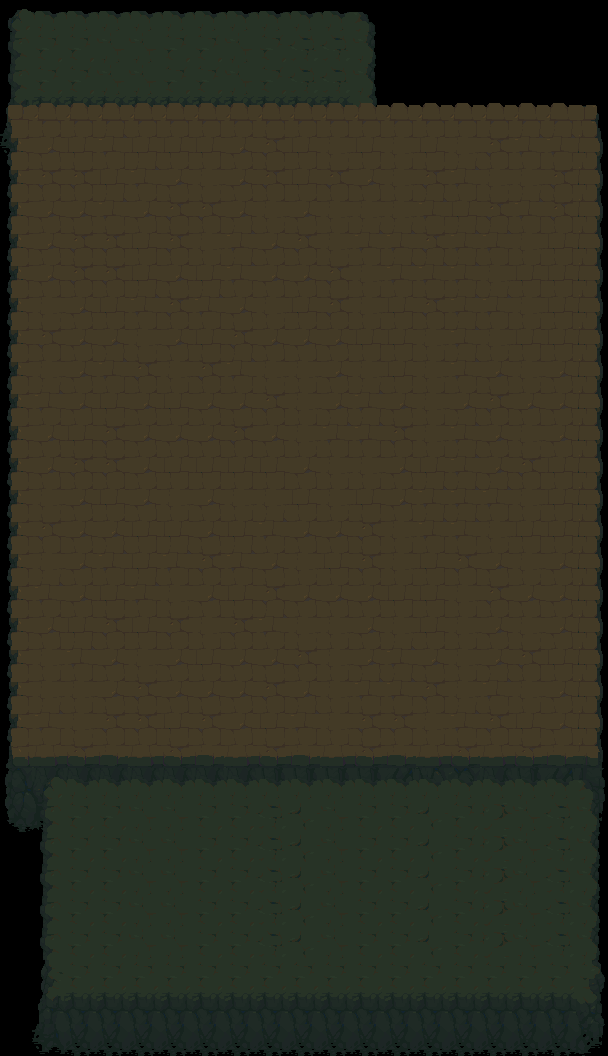

This is a level from a 2D game, rendered from its Tiled map with the project's own tilesets. A one-line summary and the complete map file follow:
An orthogonal 19x33 tile map with 32x32 px tiles, 3 tile layers (floor_0, floor_1, floor_2), 1 hidden layer not drawn, 2 tilesets.

<map version="1.10" tiledversion="1.10.2" orientation="orthogonal" renderorder="right-down" width="19" height="33" tilewidth="32" tileheight="32" infinite="0" nextlayerid="6" nextobjectid="1">
 <tileset firstgid="1" source="tileset_terrain_0.tsx" />
 <tileset firstgid="4097" source="masks_0.tsx" />
 <group id="2" name="visible_0">
  <layer id="3" name="floor_0" width="19" height="33">
   <data encoding="csv">
67,68,68,68,68,68,68,68,68,68,68,134,0,0,0,0,0,0,0,
900,260,260,196,196,260,260,196,260,132,132,901,0,0,0,0,0,0,0,
900,260,260,196,196,260,260,196,260,132,132,901,0,0,0,0,0,0,0,
258,324,324,324,324,324,324,324,324,324,324,262,0,0,0,0,0,0,0,
451,452,452,452,452,452,452,452,452,452,452,390,0,0,0,0,0,0,0,
0,0,0,0,0,0,0,0,0,0,0,0,0,0,0,0,0,0,0,
0,0,0,0,0,0,0,0,0,0,0,0,0,0,0,0,0,0,0,
0,0,0,0,0,0,0,0,0,0,0,0,0,0,0,0,0,0,0,
0,0,0,0,0,0,0,0,0,0,0,0,0,0,0,0,0,0,0,
0,0,0,0,0,0,0,0,0,0,0,0,0,0,0,0,0,0,0,
0,0,0,0,0,0,0,0,0,0,0,0,0,0,0,0,0,0,0,
0,0,0,0,0,0,0,0,0,0,0,0,0,0,0,0,0,0,0,
0,0,0,0,0,0,0,0,0,0,0,0,0,0,0,0,0,0,0,
0,0,0,0,0,0,0,0,0,0,0,0,0,0,0,0,0,0,0,
0,0,0,0,0,0,0,0,0,0,0,0,0,0,0,0,0,0,0,
0,0,0,0,0,0,0,0,0,0,0,0,0,0,0,0,0,0,0,
0,0,0,0,0,0,0,0,0,0,0,0,0,0,0,0,0,0,0,
0,0,0,0,0,0,0,0,0,0,0,0,0,0,0,0,0,0,0,
0,0,0,0,0,0,0,0,0,0,0,0,0,0,0,0,0,0,0,
0,0,0,0,0,0,0,0,0,0,0,0,0,0,0,0,0,0,0,
0,0,0,0,0,0,0,0,0,0,0,0,0,0,0,0,0,0,0,
0,0,0,0,0,0,0,0,0,0,0,0,0,0,0,0,0,0,0,
0,0,0,0,0,0,0,0,0,0,0,0,0,0,0,0,0,0,0,
0,0,0,0,0,0,0,0,0,0,0,0,0,0,0,0,0,0,0,
0,0,0,0,0,0,0,0,0,0,0,0,0,0,0,0,0,0,0,
0,0,0,0,0,0,0,0,0,0,0,0,0,0,0,0,0,0,0,
0,0,0,0,0,0,0,0,0,0,0,0,0,0,0,0,0,0,0,
0,0,0,0,0,0,0,0,0,0,0,0,0,0,0,0,0,0,0,
0,0,0,0,0,0,0,0,0,0,0,0,0,0,0,0,0,0,0,
0,0,0,0,0,0,0,0,0,0,0,0,0,0,0,0,0,0,0,
0,0,0,0,0,0,0,0,0,0,0,0,0,0,0,0,0,0,0,
0,0,0,0,0,0,0,0,0,0,0,0,0,0,0,0,0,0,0,
0,0,0,0,0,0,0,0,0,0,0,0,0,0,0,0,0,0,0
</data>
  </layer>
  <layer id="5" name="floor_1" width="19" height="33">
   <data encoding="csv">
0,0,0,0,0,0,0,0,0,0,0,0,0,0,0,0,0,0,0,
0,0,0,0,0,0,0,0,0,0,0,0,0,0,0,0,0,0,0,
0,0,0,0,0,0,0,0,0,0,0,0,0,0,0,0,0,0,0,
1475,1476,1476,1476,1476,1476,1476,1476,1476,1476,1476,1476,1476,1476,1476,1476,1476,1476,1477,
1602,1604,1603,1605,1603,1603,1603,1604,1540,1603,1668,1603,1668,1603,1668,1540,1605,1605,1606,
1602,1540,1540,1603,1605,1604,1668,1604,1540,1603,1540,1604,1668,1540,1605,1668,1668,1540,1606,
1602,1604,1604,1605,1604,1540,1540,1604,1668,1604,1668,1668,1668,1605,1603,1540,1605,1540,1606,
1602,1604,1540,1540,1603,1540,1668,1605,1604,1540,1668,1605,1605,1540,1605,1605,1668,1603,1606,
1602,1604,1540,1540,1603,1604,1603,1605,1604,1604,1540,1668,1605,1605,1605,1668,1603,1603,1606,
1602,1668,1604,1603,1605,1540,1605,1604,1668,1603,1540,1668,1603,1540,1605,1605,1668,1603,1606,
1602,1540,1604,1604,1668,1604,1603,1540,1604,1604,1604,1603,1603,1668,1605,1668,1603,1603,1606,
1602,1668,1604,1605,1540,1668,1540,1605,1668,1668,1604,1668,1603,1668,1605,1604,1668,1604,1606,
1602,1605,1604,1603,1604,1603,1604,1604,1540,1668,1604,1605,1604,1668,1604,1540,1604,1604,1606,
1602,1604,1603,1540,1604,1604,1604,1540,1604,1668,1605,1605,1540,1668,1605,1604,1668,1604,1606,
1602,1604,1540,1540,1604,1603,1603,1603,1603,1604,1668,1668,1604,1603,1605,1604,1540,1603,1606,
1602,1668,1604,1603,1604,1668,1604,1668,1668,1603,1668,1603,1604,1605,1605,1605,1668,1603,1606,
1602,1540,1604,1604,1603,1603,1604,1603,1605,1604,1604,1540,1668,1605,1605,1668,1603,1603,1606,
1602,1668,1604,1605,1603,1605,1540,1605,1604,1668,1603,1540,1668,1603,1540,1604,1668,1604,1606,
1602,1605,1604,1603,1605,1668,1604,1603,1540,1604,1604,1604,1603,1603,1668,1540,1604,1604,1606,
1602,1604,1603,1540,1603,1540,1668,1540,1605,1668,1668,1604,1668,1603,1668,1604,1668,1604,1606,
1602,1668,1605,1604,1668,1604,1603,1604,1604,1540,1668,1604,1605,1604,1668,1604,1540,1603,1606,
1602,1668,1668,1604,1540,1604,1604,1604,1540,1604,1668,1605,1605,1540,1668,1605,1668,1604,1606,
1602,1605,1668,1540,1540,1603,1540,1604,1603,1605,1668,1540,1540,1668,1605,1540,1603,1604,1606,
3964,3965,3966,3967,3965,3966,3967,3965,3966,3967,3965,3966,3967,3965,3966,3965,3966,3967,3968,
1730,2563,2563,2563,2563,2563,2563,2563,2564,2564,2564,2564,2565,2566,2567,2568,2569,2570,1734,
1794,2627,2627,2627,2627,2627,2627,2627,2628,2628,2628,2628,2629,2630,2631,2632,2633,2634,1798,
0,0,0,0,0,0,0,0,0,0,0,0,0,0,0,0,0,0,0,
0,0,0,0,0,0,0,0,0,0,0,0,0,0,0,0,0,0,0,
0,0,0,0,0,0,0,0,0,0,0,0,0,0,0,0,0,0,0,
0,0,0,0,0,0,0,0,0,0,0,0,0,0,0,0,0,0,0,
0,0,0,0,0,0,0,0,0,0,0,0,0,0,0,0,0,0,0,
0,0,0,0,0,0,0,0,0,0,0,0,0,0,0,0,0,0,0,
0,0,0,0,0,0,0,0,0,0,0,0,0,0,0,0,0,0,0
</data>
  </layer>
  <layer id="4" name="floor_2" width="19" height="33">
   <data encoding="csv">
0,0,0,0,0,0,0,0,0,0,0,0,0,0,0,0,0,0,0,
0,0,0,0,0,0,0,0,0,0,0,0,0,0,0,0,0,0,0,
0,0,0,0,0,0,0,0,0,0,0,0,0,0,0,0,0,0,0,
0,0,0,0,0,0,0,0,0,0,0,0,0,0,0,0,0,0,0,
0,0,0,0,0,0,0,0,0,0,0,0,0,0,0,0,0,0,0,
0,0,0,0,0,0,0,0,0,0,0,0,0,0,0,0,0,0,0,
0,0,0,0,0,0,0,0,0,0,0,0,0,0,0,0,0,0,0,
0,0,0,0,0,0,0,0,0,0,0,0,0,0,0,0,0,0,0,
0,0,0,0,0,0,0,0,0,0,0,0,0,0,0,0,0,0,0,
0,0,0,0,0,0,0,0,0,0,0,0,0,0,0,0,0,0,0,
0,0,0,0,0,0,0,0,0,0,0,0,0,0,0,0,0,0,0,
0,0,0,0,0,0,0,0,0,0,0,0,0,0,0,0,0,0,0,
0,0,0,0,0,0,0,0,0,0,0,0,0,0,0,0,0,0,0,
0,0,0,0,0,0,0,0,0,0,0,0,0,0,0,0,0,0,0,
0,0,0,0,0,0,0,0,0,0,0,0,0,0,0,0,0,0,0,
0,0,0,0,0,0,0,0,0,0,0,0,0,0,0,0,0,0,0,
0,0,0,0,0,0,0,0,0,0,0,0,0,0,0,0,0,0,0,
0,0,0,0,0,0,0,0,0,0,0,0,0,0,0,0,0,0,0,
0,0,0,0,0,0,0,0,0,0,0,0,0,0,0,0,0,0,0,
0,0,0,0,0,0,0,0,0,0,0,0,0,0,0,0,0,0,0,
0,0,0,0,0,0,0,0,0,0,0,0,0,0,0,0,0,0,0,
0,0,0,0,0,0,0,0,0,0,0,0,0,0,0,0,0,0,0,
0,0,0,0,0,0,0,0,0,0,0,0,0,0,0,0,0,0,0,
0,0,0,0,0,0,0,0,0,0,0,0,0,0,0,0,0,0,0,
0,67,68,68,68,68,68,68,68,68,68,68,68,68,68,68,68,68,134,
0,900,260,260,196,196,260,260,132,195,196,260,260,195,260,197,196,132,901,
0,900,260,260,196,196,260,260,132,195,196,260,260,195,260,197,196,132,901,
0,900,260,260,196,196,260,260,132,195,196,260,260,195,260,197,196,132,901,
0,900,260,260,196,196,260,260,132,195,196,260,260,195,260,197,196,132,901,
0,900,260,260,196,196,260,260,132,195,196,260,260,195,260,197,196,132,901,
0,194,260,260,260,260,260,260,260,260,260,260,260,260,260,260,260,260,965,
0,258,324,324,324,324,324,324,324,324,324,324,324,324,324,324,324,324,262,
0,451,452,452,452,452,452,452,452,452,452,452,452,452,452,452,452,452,390
</data>
  </layer>
 </group>
 <layer id="1" name="mask_0" width="19" height="33" visible="0">
  <data encoding="csv">
0,0,0,0,0,0,0,0,0,0,0,0,0,0,0,0,0,0,0,
0,0,4105,0,0,0,4106,0,0,0,0,0,0,0,0,0,0,0,0,
0,4098,0,0,0,0,0,0,0,0,4098,0,0,0,0,0,0,0,0,
4097,0,0,0,0,0,0,0,0,0,0,0,0,0,0,0,0,0,0,
0,0,0,0,0,0,0,0,0,0,0,0,0,0,0,0,0,0,0,
0,0,0,0,0,0,0,0,0,0,0,0,0,0,0,0,0,0,0,
0,0,0,0,0,0,0,0,0,0,0,0,0,0,0,0,0,0,0,
0,0,0,0,0,0,0,0,0,0,0,0,0,0,0,0,0,0,0,
0,0,0,0,0,0,0,0,0,0,0,0,0,0,0,0,0,0,0,
0,0,0,0,0,0,0,0,0,0,0,0,0,0,0,0,0,0,0,
0,0,0,0,0,0,0,0,0,0,0,0,0,0,0,0,0,0,0,
0,0,0,0,0,0,0,0,0,0,0,0,0,0,0,0,0,0,0,
0,0,0,0,0,0,0,0,0,0,0,0,0,0,0,0,0,0,0,
0,0,0,0,0,0,0,0,0,0,0,0,0,0,0,0,0,0,0,
0,0,0,0,0,0,0,0,0,0,0,0,0,0,0,0,0,0,0,
0,0,0,0,0,0,0,0,0,0,0,0,0,0,0,0,0,0,0,
0,0,0,0,0,0,0,0,0,0,0,0,0,0,0,0,0,0,0,
0,0,0,0,0,0,0,0,0,0,0,0,0,0,0,0,0,0,0,
0,0,0,0,0,0,0,0,0,0,0,0,0,0,0,0,0,0,0,
0,0,0,0,0,0,0,0,0,0,0,0,0,0,0,0,0,0,0,
0,0,0,0,0,0,0,0,0,0,0,0,0,0,0,0,0,0,0,
0,0,0,0,0,0,0,0,0,0,0,0,0,0,0,0,0,0,0,
0,0,0,0,0,0,0,0,0,0,0,0,0,0,0,0,0,0,0,
0,0,0,0,0,0,0,0,0,0,0,0,0,0,0,0,0,0,4097,
0,0,0,0,0,0,0,0,0,0,0,0,0,0,0,0,0,0,0,
0,0,4098,4103,0,0,0,0,0,0,0,4099,0,0,0,0,0,4098,0,
0,0,0,0,0,0,0,0,0,0,0,0,0,0,0,0,0,0,0,
0,0,0,0,0,0,0,0,0,0,0,0,0,0,0,0,0,0,0,
0,0,0,4104,0,0,0,0,4102,0,0,4100,0,0,4101,0,0,0,0,
0,0,0,0,0,0,0,0,0,0,0,0,0,0,0,0,0,0,0,
0,0,4098,0,0,0,0,0,0,0,0,0,0,0,0,0,0,4098,0,
0,0,0,0,0,0,0,0,0,0,0,0,0,0,0,0,0,0,0,
0,0,0,0,0,0,0,0,0,0,0,0,0,0,0,0,0,0,0
</data>
 </layer>
</map>